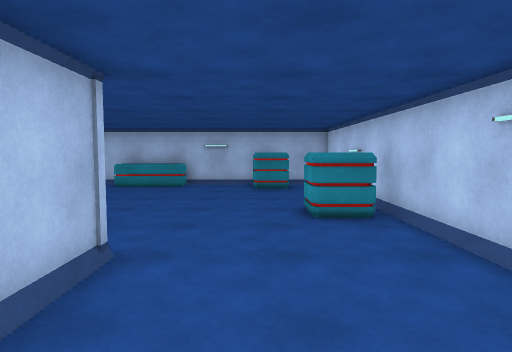
view 1 (above)

20 first-person views from a walk through a 3-D level made in the Unity game engine. The camera is 1.5 m above the floor, tilts 4° down and sees 75° across. Doors are open. The floor is counted in squares, 1 m on a side. Each view is taken from the middle of a square. On the plan, view 1 faces up. The plan holds only what a view shows up to about 15 squares ahead; the rest is blank. The place goes on beyond the plan. The player character is not drawn.

view 2
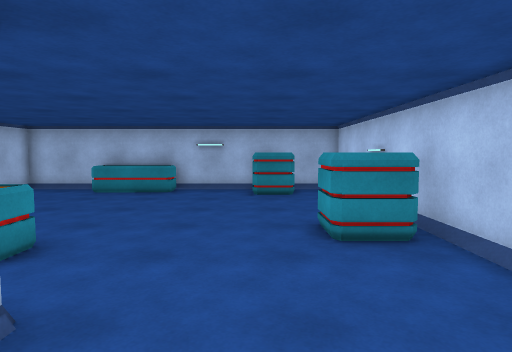

view 3
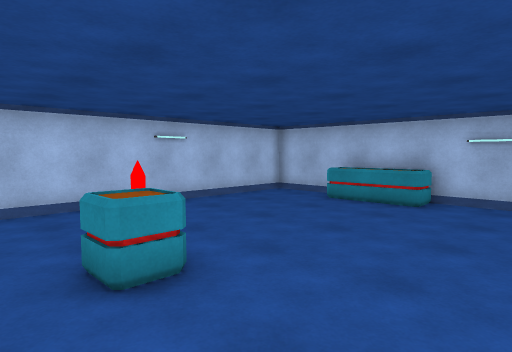

view 4
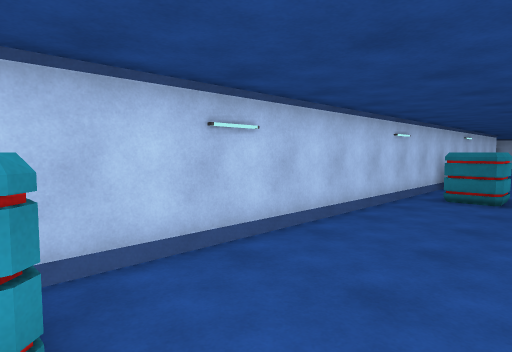

view 5
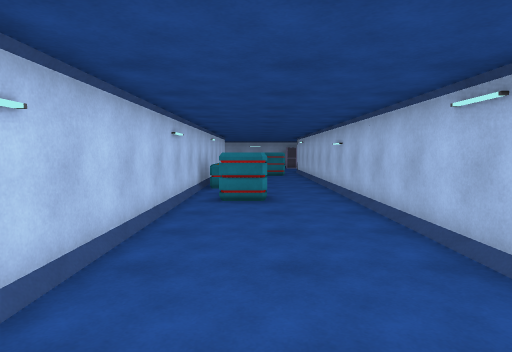

view 6
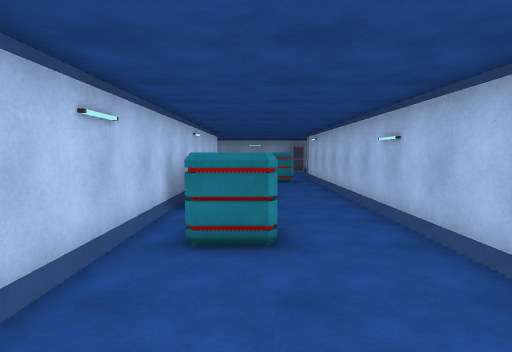

view 7
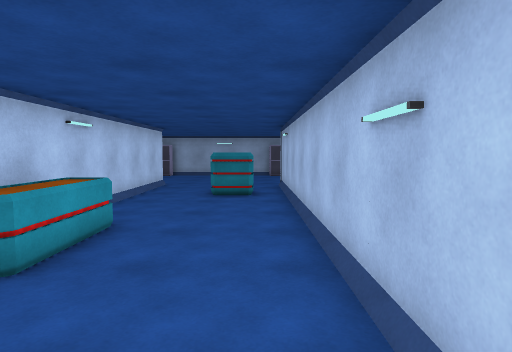

view 8
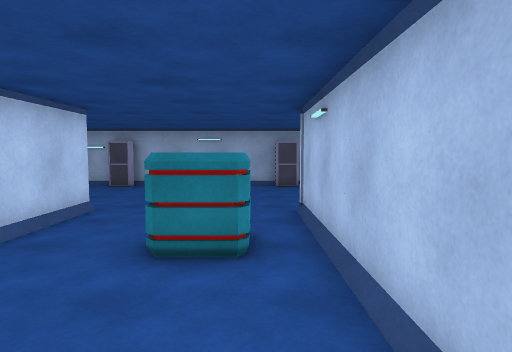

view 9
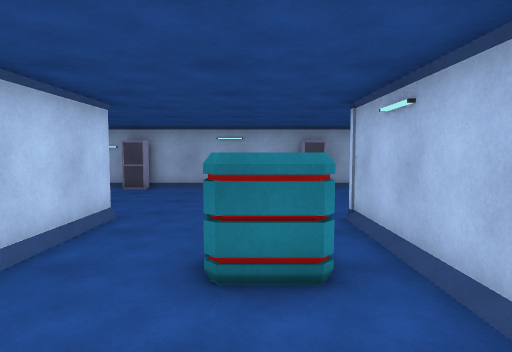

view 10
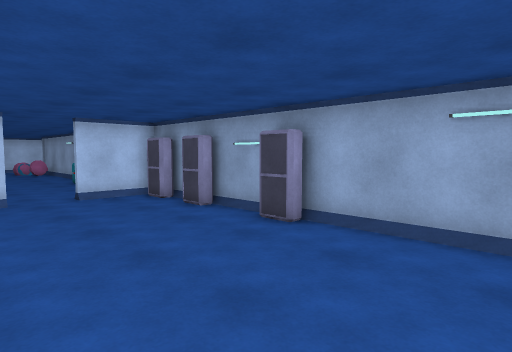

view 11
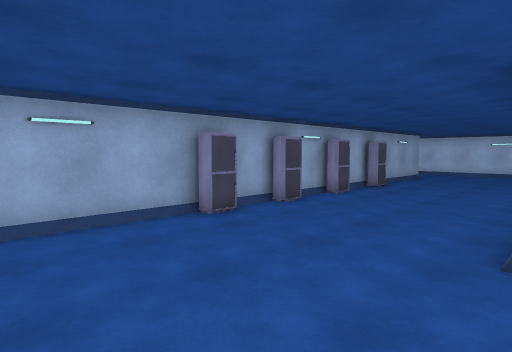

view 12
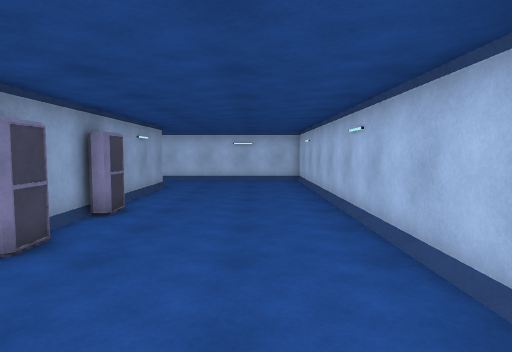

view 13
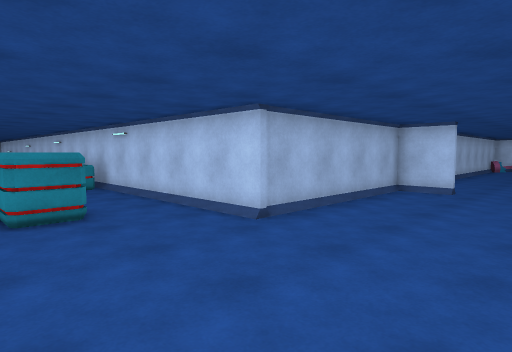

view 14
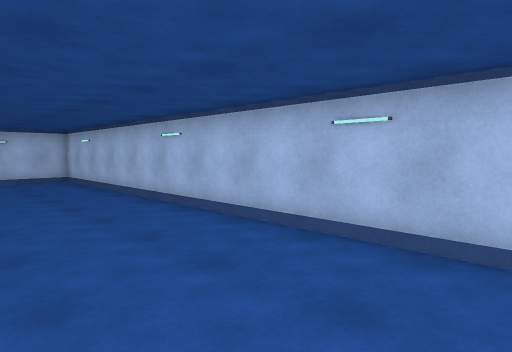

view 15
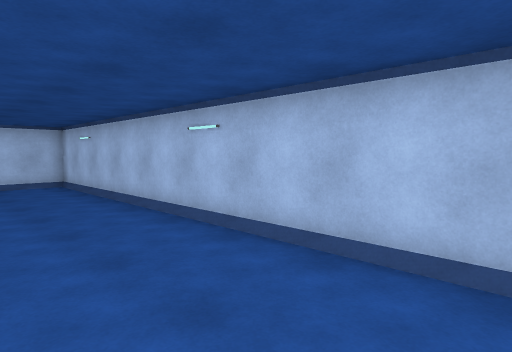

view 16
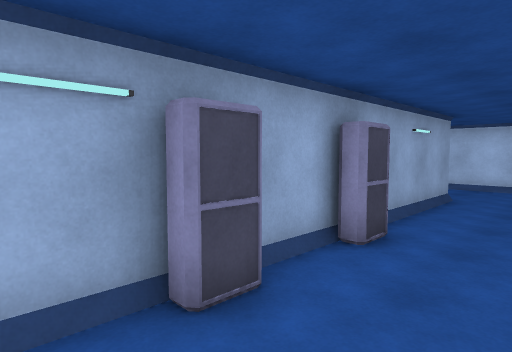

view 17
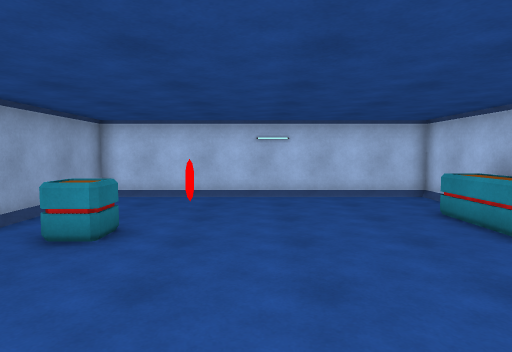

view 18
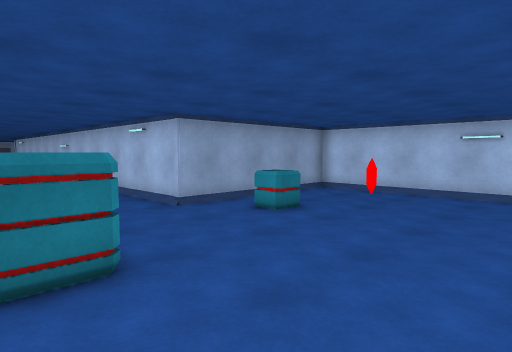

view 19
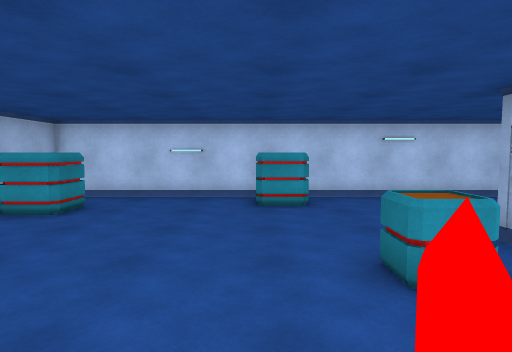

view 20
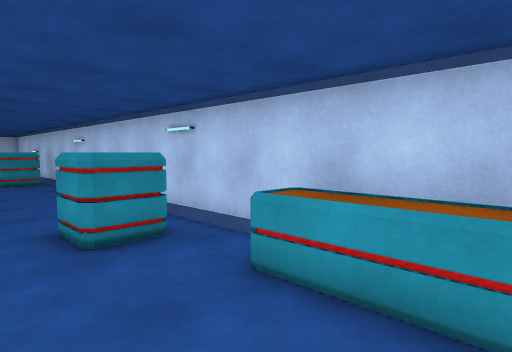

### Floor plan
Points are (right, up) in squares from view 1. A wall is a line through its corners. A room is listed if a view was taken in it or the views show most of it. See-through windows are left out.
Room 1 (views 1, 2, 3, 4, 5, 6, 7, 8, 9, 10, 11, 12, 13, 14, 15, 16, 17, 18, 19, 20)
walls: (-2.6, -18.6) (-18.5, -18.6); (-1.5, -25.1) (7.5, -25.1); (-4.5, -25.1) (-3, -25.1); (11.4, -20.6) (11.4, -18.6) (3.4, -18.6) (3.4, 15.8) (-9.4, 15.8) (-9.4, 4.7) (-2.2, 4.7) (-2.2, -18.6); (-7.5, -25.1) (-6.2, -25.1); (-10.5, -25.1) (-9.1, -25.1); (11.4, -24.9) (11.4, -22.4); (-17.8, -25.1) (-13.1, -25.1)
ways out: open door at (11.5, -21.5)
objects: locker (-11, -25); locker (-8, -25); other object (-7, 8); crate (-6, 15) to (-3, 15); locker (-5, -25); crate (-4, 6) to (-4, 7); locker (-2, -25); crate (-1, -16) to (0, -15); crate (0, 14) to (1, 15); crate (1, -5) to (2, -3); crate (1, 8) to (3, 9); crate (2, -10) to (3, -7); locker (5, -25); locker (8, -25); locker (10, -25)

Where each view was taken, in squares from view 1:
view 1: 0 up, 0 right, facing up
view 2: 2 up, 0 right, facing up
view 3: 5 up, 0 right, facing up-left
view 4: 8 up, 1 left, facing down-right
view 5: 7 up, 1 right, facing down
view 6: 2 up, 1 right, facing down
view 7: 3 down, 1 left, facing down
view 8: 10 down, 1 left, facing down
view 9: 11 down, 0 right, facing down
view 10: 19 down, 0 right, facing down-right
view 11: 18 down, 3 right, facing down-left
view 12: 21 down, 3 left, facing left
view 13: 24 down, 2 left, facing up-right
view 14: 24 down, 2 left, facing up-left
view 15: 23 down, 5 left, facing up-left
view 16: 22 down, 6 left, facing down-left
view 17: 10 up, 2 right, facing left
view 18: 13 up, 3 right, facing down-left
view 19: 9 up, 8 left, facing right
view 20: 10 down, 1 left, facing up-right
